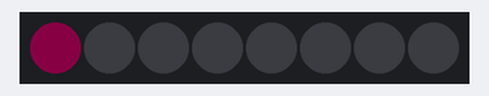
Bench run of a sketch on a simulated ESP8266 (NodeMCU). On the bench: 8 RGB LEDs in strip order, left to right. Dim RGB values are drawn brighter than linear.

Above: at 0.07 s.
At 0.57 s:
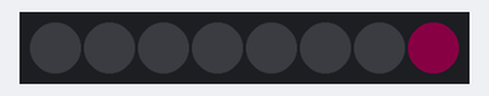
At 1.02 s:
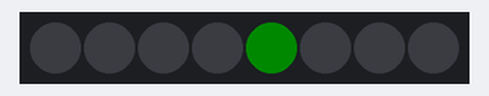
At 1.37 s:
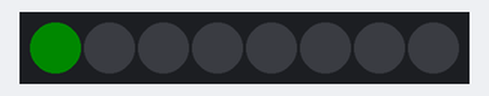
At 1.83 s:
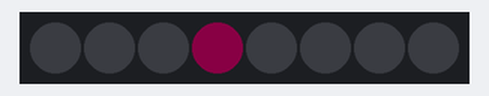
Timing chart, 0 to 40.0 s (numbered marks = the images above):
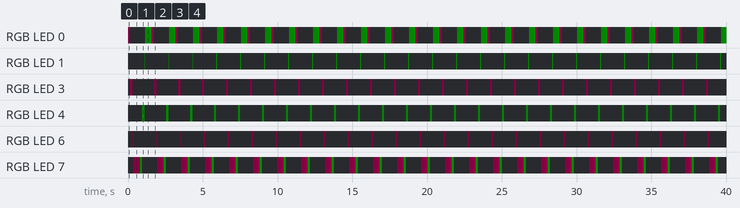

Measured:
- by itself, RGB LED 0: repeats every 1.6 s: off 1.0 s, RGB(0, 10, 0) 0.45 s, RGB(10, 0, 5) 0.15 s
- by itself, RGB LED 1: alternates RGB(0, 10, 0) for 0.05 s and off for 1.6 s
- by itself, RGB LED 3: alternates RGB(10, 0, 5) for 0.15 s and off for 1.5 s
- by itself, RGB LED 4: alternates RGB(0, 10, 0) for 0.15 s and off for 1.5 s
- by itself, RGB LED 6: alternates RGB(10, 0, 5) for 0.05 s and off for 1.6 s
- by itself, RGB LED 7: repeats every 1.6 s: RGB(0, 10, 0) 0.15 s, off 1.0 s, RGB(10, 0, 5) 0.45 s
- what the display in image 1 shows lasts 0.4 s, from 0.4 s to 0.8 s

The sketch:

Neo-scanner.ino
```cpp
#include <Adafruit_NeoPixel.h>
Adafruit_NeoPixel pixels = Adafruit_NeoPixel(8, D3, NEO_GRB + NEO_KHZ800);
// 1 pixel, pin #D3
void setup() {

pixels.begin();
}

void loop() {

for(int i=0; i<8; i++){
  pixels.setPixelColor(i,pixels.Color(10,0,5));
  pixels.setPixelColor(i-1,pixels.Color(0,0,0));
  pixels.show();
  delay(50);
}
delay(400);

for(int i=7; i>=0; i--){
  pixels.setPixelColor(i,pixels.Color(0,10,0));
  pixels.setPixelColor(i+1,pixels.Color(0,0,0));
  pixels.show();
  delay(50);
}
delay(400);

}
```
